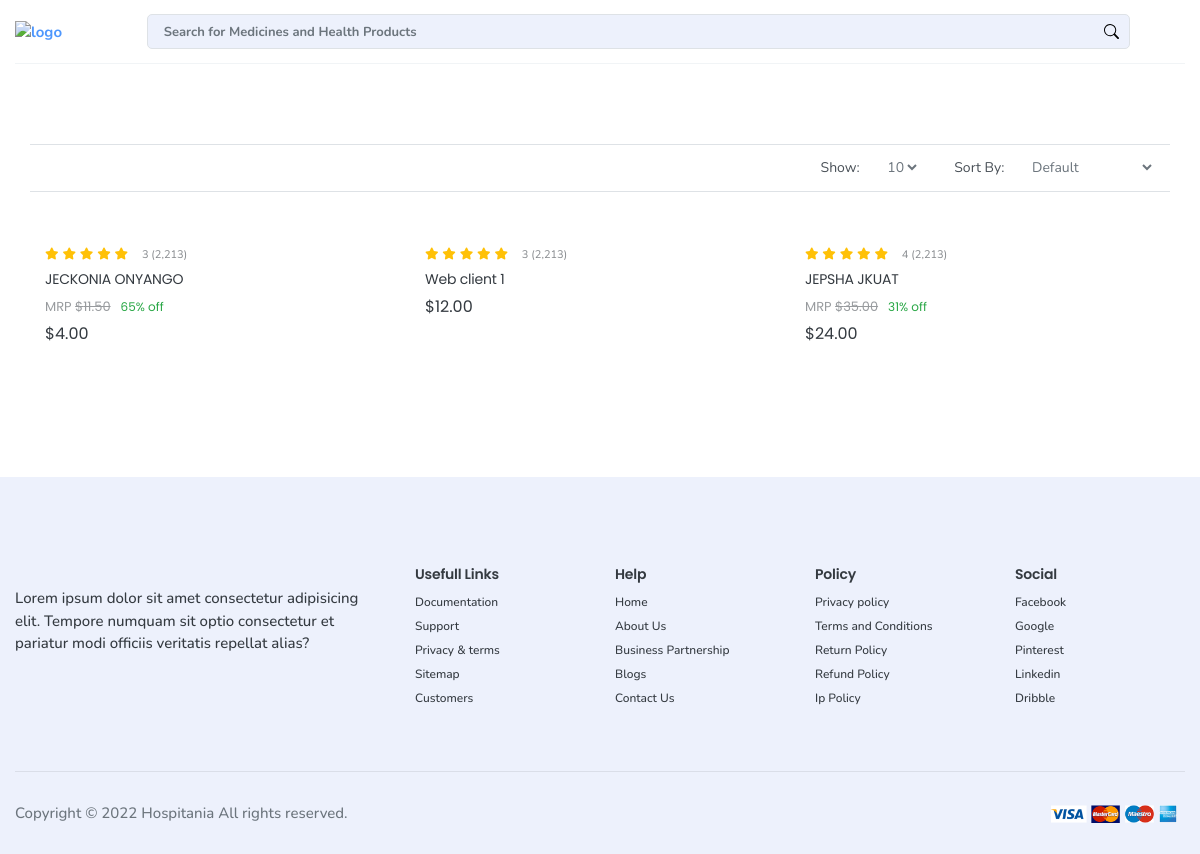
The page /category/Liquid/ on the database its author committed.
### cfe/models.py (models this page shows, shortened)
class Item(models.Model):
    name = models.CharField(_("GENERIC NAME"), max_length=110, unique=True)
    slug = models.SlugField(max_length=110, unique=True, blank=True, null=True)
    name2 = models.CharField(_("BRAND NAME"), max_length=60, blank=True, null=True)
    category = models.ForeignKey(ItemCategory, on_delete=models.SET_NULL, null=True, blank=True, related_name="item_category")
    availability = models.BooleanField(default=True)
    pic = models.ImageField(upload_to="product/")
    price = models.DecimalField(max_digits=6, decimal_places=2, default=0.00)
    dicount_price = models.DecimalField(max_digits=6, decimal_places=2, default=0.00)
    rating = models.IntegerField(default=2)
    description = models.TextField(_("DRUG DESCRIPTION"), blank=True, null=True)
    quantity = models.IntegerField(default=1)
    def get_percentage_off(self):
        return math.trunc((self.dicount_price / self.price) * 100)
    def get_discounted_price(self):
        return self.price - self.dicount_price
    def is_discounted(self):
        if self.dicount_price > 0:
            return True
        return False
    class Meta:
        verbose_name = _("Item")
        verbose_name_plural = _("Items")
    def get_absolute_url(self):
        return reverse("cfe:item_detail", kwargs={"slug": self.slug})

### cfe/views.py (the view)
class CategoryDetailView(generic.View):
    template_name = "category_detail.html"
    model = ItemCategory
    def get(self, *args, **kwargs):
        category = get_object_or_404(self.model, name=kwargs.get("name"))
        context = {
            "category": category,
            "items": Item.objects.filter(category=category.id),
        }
        return render(self.request, self.template_name, context)

### templates/category_detail.html (shortened to what this page needs)
{% extends "base.html" %}
{% block content %}
<main>
  <section class="pt-5 pt-md-7">
    <div class="container">
      <div class="row justify-content-between">
        <div class="col-md-12 order-md-2">
          <div class="row shop-header align-items-center">
            <div class="col-lg-6">
              <div class="grid-icons">
                <button class="three-column active"></button>
                <button class="four-column d-none d-lg-block"></button>
                <button class="five-column d-none d-lg-block"></button>
                <button class="list-view"></button>
              </div>
            </div>
            <div class="col-lg-6 text-lg-right">
              <div class="single-select-block d-inline-block">
                <span class="select-title">Show:</span>
                <select class="wide border-0">
                  <option value="1">10</option>
                </select>
              </div>
              <div class="single-select-block d-inline-block">
                <span class="select-title">Sort By:</span>
                <select class="wide border-0">
                  <option value="1">Default</option>
                </select>
              </div>
            </div>
          </div>
          <div class="row">
            {% for item in items %}
            <div class="col-md-4 col-sm-6 col-12">
              <div class="product">
                <div class="product-info">
                  <div class="product-rating">
                    {% for rate in "12345" %}
                    <i class="fa fa-star"></i>
                    {% endfor %}
                    <div class="review-count">{{item.rating}} (2,213)</div>
                  </div>
                  <h3>
                    <a href="{{item.get_absolute_url}}">
                      {{item.name}}
                    </a>
                  </h3>
                  <div class="product-value">
                    {% if item.is_discounted %}
                    <div class="d-flex">
                      <small class="regular-price">
                        MRP <del>${{item.price}}</del>
                      </small>
                      <div class="off-price">
                        {{item.get_percentage_off}}% off
                      </div>
                    </div>
                    <div class="current-price">
                      ${{item.get_discounted_price}}
                    </div>
                    {% else %}
                    <div class="current-price">
                      ${{item.get_discounted_price}}
                    </div>
                    {% endif %}
                  </div>
                </div>
              </div>
            </div>
            {% endfor %}
          </div>
        </div>
      </div>
    </div>
  </section>
</main>
{% endblock content %}

### rows shown on the page
Item: rating "3", name "JECKONIA ONYANGO", price "11.50", get_percentage_off "65", get_discounted_price "4.00"
Item: rating "3", name "Web client 1", get_discounted_price "12.00"
Item: rating "4", name "JEPSHA JKUAT", price "35.00", get_percentage_off "31", get_discounted_price "24.00"
